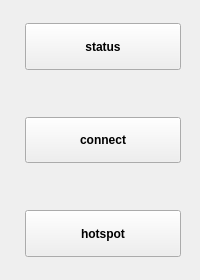
       <widget class="QWidget" name="widget_9" native="true">
        <property name="sizePolicy">
         <sizepolicy hsizetype="Preferred" vsizetype="Minimum">
          <horstretch>0</horstretch>
          <verstretch>0</verstretch>
         </sizepolicy>
        </property>
        <property name="minimumSize">
         <size>
          <width>0</width>
          <height>0</height>
         </size>
        </property>
        <property name="maximumSize">
         <size>
          <width>250</width>
          <height>16777215</height>
         </size>
        </property>
        <layout class="QVBoxLayout" name="verticalLayout" stretch="1,2,2,2,2,2,1">
         <property name="spacing">
          <number>0</number>
         </property>
         <property name="leftMargin">
          <number>5</number>
         </property>
         <property name="topMargin">
          <number>0</number>
         </property>
         <property name="rightMargin">
          <number>0</number>
         </property>
         <property name="bottomMargin">
          <number>0</number>
         </property>
         <item>
          <spacer name="verticalSpacer_4">
           <property name="orientation">
            <enum>Qt::Vertical</enum>
           </property>
           <property name="sizeHint" stdset="0">
            <size>
             <width>20</width>
             <height>40</height>
            </size>
           </property>
          </spacer>
         </item>
         <item>
          <layout class="QHBoxLayout" name="horizontalLayout_15" stretch="1,8,1">
           <property name="spacing">
            <number>0</number>
           </property>
           <item>
            <spacer name="horizontalSpacer_8">
             <property name="orientation">
              <enum>Qt::Horizontal</enum>
             </property>
             <property name="sizeHint" stdset="0">
              <size>
               <width>40</width>
               <height>20</height>
              </size>
             </property>
            </spacer>
           </item>
           <item>
            <widget class="QPushButton" name="WifiStatusBtn">
             <property name="sizePolicy">
              <sizepolicy hsizetype="Minimum" vsizetype="Minimum">
               <horstretch>0</horstretch>
               <verstretch>0</verstretch>
              </sizepolicy>
             </property>
             <property name="minimumSize">
              <size>
               <width>110</width>
               <height>40</height>
              </size>
             </property>
             <property name="maximumSize">
              <size>
               <width>16777215</width>
               <height>16777215</height>
              </size>
             </property>
             <property name="font">
              <font>
               <family>Ubuntu</family>
               <weight>75</weight>
               <italic>false</italic>
               <bold>true</bold>
              </font>
             </property>
             <property name="layoutDirection">
              <enum>Qt::LeftToRight</enum>
             </property>
             <property name="text">
              <string>status</string>
             </property>
             <property name="icon">
              <iconset resource="translation.qrc">
               <normaloff>:/t507_button_image/wifi/status.png</normaloff>:/t507_button_image/wifi/status.png</iconset>
             </property>
             <property name="iconSize">
              <size>
               <width>32</width>
               <height>32</height>
              </size>
             </property>
             <property name="autoDefault">
              <bool>true</bool>
             </property>
             <property name="default">
              <bool>false</bool>
             </property>
             <property name="flat">
              <bool>false</bool>
             </property>
            </widget>
           </item>
           <item>
            <spacer name="horizontalSpacer_7">
             <property name="orientation">
              <enum>Qt::Horizontal</enum>
             </property>
             <property name="sizeHint" stdset="0">
              <size>
               <width>40</width>
               <height>20</height>
              </size>
             </property>
            </spacer>
           </item>
          </layout>
         </item>
         <item>
          <spacer name="verticalSpacer_5">
           <property name="orientation">
            <enum>Qt::Vertical</enum>
           </property>
           <property name="sizeHint" stdset="0">
            <size>
             <width>20</width>
             <height>40</height>
            </size>
           </property>
          </spacer>
         </item>
         <item>
          <layout class="QHBoxLayout" name="horizontalLayout_16" stretch="1,8,1">
           <property name="spacing">
            <number>0</number>
           </property>
           <item>
            <spacer name="horizontalSpacer_9">
             <property name="orientation">
              <enum>Qt::Horizontal</enum>
             </property>
             <property name="sizeHint" stdset="0">
              <size>
               <width>40</width>
               <height>20</height>
              </size>
             </property>
            </spacer>
           </item>
           <item>
            <widget class="QPushButton" name="WifiConnectBtn">
             <property name="sizePolicy">
              <sizepolicy hsizetype="Minimum" vsizetype="Minimum">
               <horstretch>0</horstretch>
               <verstretch>0</verstretch>
              </sizepolicy>
             </property>
             <property name="minimumSize">
              <size>
               <width>110</width>
               <height>40</height>
              </size>
             </property>
             <property name="maximumSize">
              <size>
               <width>16777215</width>
               <height>16777215</height>
              </size>
             </property>
             <property name="font">
              <font>
               <family>Ubuntu</family>
               <weight>75</weight>
               <italic>false</italic>
               <bold>true</bold>
              </font>
             </property>
             <property name="layoutDirection">
              <enum>Qt::LeftToRight</enum>
             </property>
             <property name="text">
              <string>connect</string>
             </property>
             <property name="icon">
              <iconset resource="translation.qrc">
               <normaloff>:/t507_button_image/wifi/connect.png</normaloff>:/t507_button_image/wifi/connect.png</iconset>
             </property>
             <property name="iconSize">
              <size>
               <width>32</width>
               <height>32</height>
              </size>
             </property>
             <property name="autoDefault">
              <bool>true</bool>
             </property>
             <property name="default">
              <bool>false</bool>
             </property>
             <property name="flat">
              <bool>false</bool>
             </property>
            </widget>
           </item>
           <item>
            <spacer name="horizontalSpacer_13">
             <property name="orientation">
              <enum>Qt::Horizontal</enum>
             </property>
             <property name="sizeHint" stdset="0">
              <size>
               <width>40</width>
               <height>20</height>
              </size>
             </property>
            </spacer>
           </item>
          </layout>
         </item>
         <item>
          <spacer name="verticalSpacer_6">
           <property name="orientation">
            <enum>Qt::Vertical</enum>
           </property>
           <property name="sizeHint" stdset="0">
            <size>
             <width>20</width>
             <height>40</height>
            </size>
           </property>
          </spacer>
         </item>
         <item>
          <layout class="QHBoxLayout" name="horizontalLayout_17" stretch="1,8,1">
           <property name="spacing">
            <number>0</number>
           </property>
           <item>
            <spacer name="horizontalSpacer_14">
             <property name="orientation">
              <enum>Qt::Horizontal</enum>
             </property>
             <property name="sizeHint" stdset="0">
              <size>
               <width>40</width>
               <height>20</height>
              </size>
             </property>
            </spacer>
           </item>
           <item>
            <widget class="QPushButton" name="HotspotConBtn">
             <property name="sizePolicy">
              <sizepolicy hsizetype="Minimum" vsizetype="Minimum">
               <horstretch>0</horstretch>
               <verstretch>0</verstretch>
              </sizepolicy>
             </property>
             <property name="minimumSize">
              <size>
               <width>110</width>
               <height>40</height>
              </size>
             </property>
             <property name="maximumSize">
              <size>
               <width>16777215</width>
               <height>16777215</height>
              </size>
             </property>
             <property name="font">
              <font>
               <family>Ubuntu</family>
               <weight>75</weight>
               <italic>false</italic>
               <bold>true</bold>
              </font>
             </property>
             <property name="text">
              <string>hotspot</string>
             </property>
             <property name="icon">
              <iconset resource="translation.qrc">
               <normaloff>:/t507_button_image/wifi/hot spot.png</normaloff>:/t507_button_image/wifi/hot spot.png</iconset>
             </property>
             <property name="iconSize">
              <size>
               <width>32</width>
               <height>32</height>
              </size>
             </property>
            </widget>
           </item>
           <item>
            <spacer name="horizontalSpacer_15">
             <property name="orientation">
              <enum>Qt::Horizontal</enum>
             </property>
             <property name="sizeHint" stdset="0">
              <size>
               <width>40</width>
               <height>20</height>
              </size>
             </property>
            </spacer>
           </item>
          </layout>
         </item>
         <item>
          <spacer name="verticalSpacer_7">
           <property name="orientation">
            <enum>Qt::Vertical</enum>
           </property>
           <property name="sizeHint" stdset="0">
            <size>
             <width>20</width>
             <height>40</height>
            </size>
           </property>
          </spacer>
         </item>
        </layout>
       </widget>
